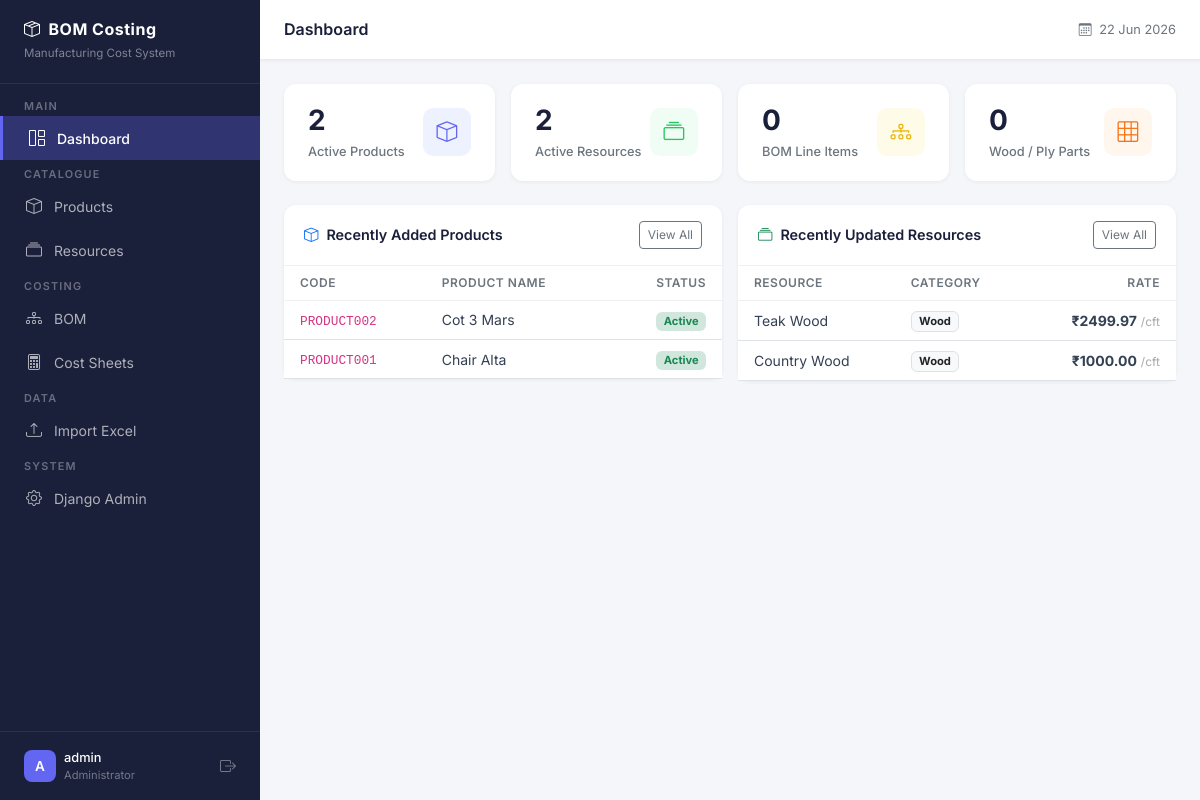
The app's page / (signed in), older data.
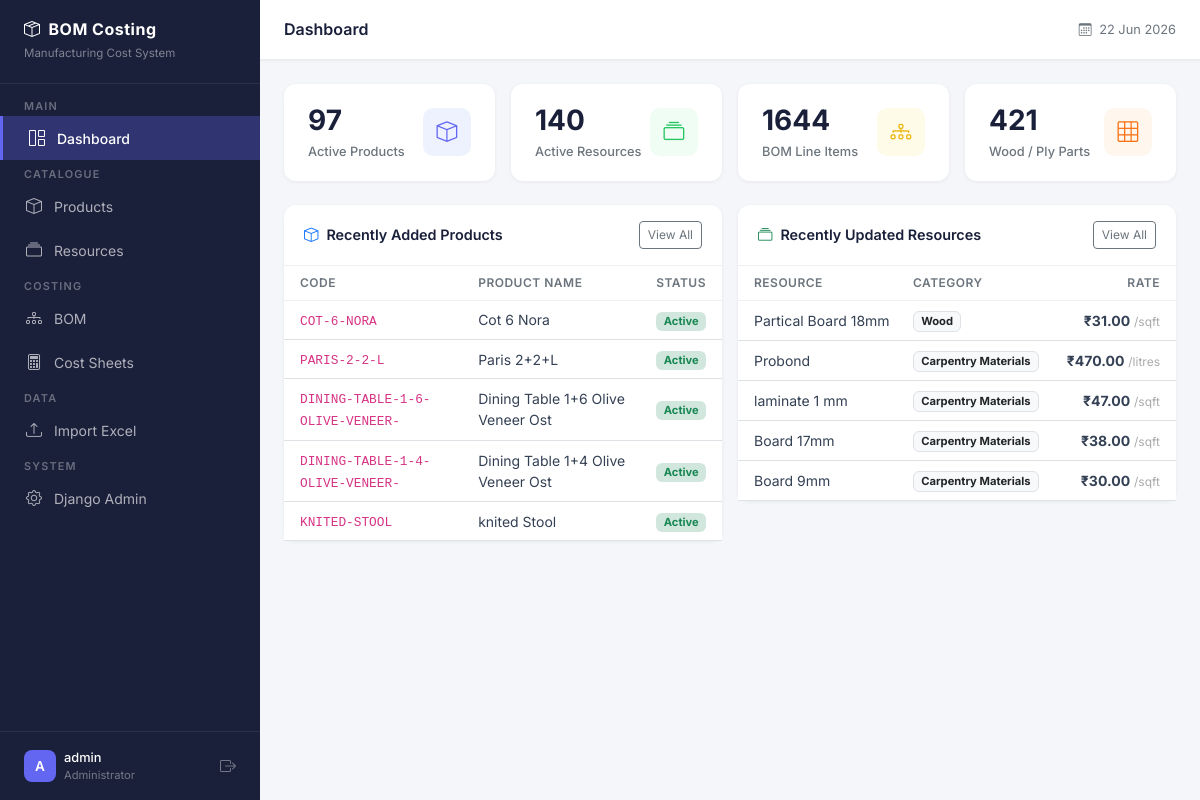
The same page, newer data.
### apps/products/models.py (models this page shows, shortened)
class Product(models.Model):
    product_name = models.CharField(
        max_length=255,
        help_text="Full name of the product e.g. 3-Door Wardrobe with Mirror"
    )
    product_code = models.CharField(
        max_length=100,
        help_text="Unique product code e.g. WRD-001. Must be unique across all non-deleted products."
    )
    active = models.BooleanField(
        default=True,
        help_text="Inactive products are hidden from main views but not deleted."
    )
    is_deleted = models.BooleanField(
        default=False,
        help_text="Soft delete flag. Deleted products are hidden everywhere but data is preserved."
    )
    created_at = models.DateTimeField(auto_now_add=True)
    updated_at = models.DateTimeField(auto_now=True)
    class Meta:
        ordering = ['product_name']
        verbose_name = "Product"
        verbose_name_plural = "Products"
    def delete(self, *args, **kwargs):
        """
        Override default delete to perform soft delete.
        Calling product.delete() will set is_deleted=True
        instead of removing the row from the database.
        """
        self.is_deleted = True
        self.save()

### apps/resources/models.py (models this page shows, shortened)
class Resource(models.Model):
    CATEGORY_CHOICES = [
        ('Wood', 'Wood'),
        ('Ply', 'Ply'),
        ('MDF', 'MDF'),
        ('Hardware', 'Hardware'),
        ('Labour', 'Labour'),
        ('Finishing', 'Finishing'),
        ('Packing', 'Packing'),
        ('Other', 'Other'),
    ]
    resource_name = models.CharField(
        max_length=255,
        help_text="Name of the resource e.g. Teak Wood, Labour, Hardware"
    )
    category = models.CharField(
        max_length=100,
        choices=CATEGORY_CHOICES,
        default='Other',
        help_text="Category this resource belongs to."
    )
    unit = models.CharField(
        max_length=50,
        help_text="Unit of measurement e.g. SFT, CFT, NOS, KG, RFT"
    )
    rate = models.DecimalField(
        max_digits=12,
        decimal_places=2,
        help_text="Current rate per unit. Changing this instantly updates all product costs."
    )
    active = models.BooleanField(
        default=True,
        help_text="Inactive resources are hidden from BOM selection but data is preserved."
    )
    created_at = models.DateTimeField(auto_now_add=True)
    updated_at = models.DateTimeField(auto_now=True)
    class Meta:
        ordering = ['category', 'resource_name']
        verbose_name = "Resource"
        verbose_name_plural = "Resources"
        unique_together = [['resource_name', 'category']]

### apps/core/views.py (the view)
# urls.py: path('', views.dashboard, name='dashboard'),
@login_required
def dashboard(request):
    total_products = Product.objects.filter(is_deleted=False).count()
    total_resources = Resource.objects.filter(active=True).count()
    total_bom_items = BOMItem.objects.count()
    total_wood_parts = WoodPart.objects.count()
    recent_resources = Resource.objects.filter(
        active=True
    ).order_by('-updated_at')[:5]
    recent_products = Product.objects.filter(
        is_deleted=False
    ).order_by('-created_at')[:5]
    context = {
        'total_products': total_products,
        'total_resources': total_resources,
        'total_bom_items': total_bom_items,
        'total_wood_parts': total_wood_parts,
        'recent_resources': recent_resources,
        'recent_products': recent_products,
        'page_title': 'Dashboard',
    }
    return render(request, 'core/dashboard.html', context)

### templates/core/dashboard.html (shortened to what the changed rows need)
{% extends "base.html" %}
{% block content %}
<div class="row g-3 mb-4">
    <div class="col-12 col-sm-6 col-xl-3">
        <div class="stat-card">
            <div class="d-flex align-items-center justify-content-between">
                <div>
                    <div class="stat-value">{{ total_products }}</div>
                    <div class="stat-label mt-1">Active Products</div>
                </div>
            </div>
        </div>
    </div>
    <div class="col-12 col-sm-6 col-xl-3">
        <div class="stat-card">
            <div class="d-flex align-items-center justify-content-between">
                <div>
                    <div class="stat-value">{{ total_resources }}</div>
                    <div class="stat-label mt-1">Active Resources</div>
                </div>
            </div>
        </div>
    </div>
    <div class="col-12 col-sm-6 col-xl-3">
        <div class="stat-card">
            <div class="d-flex align-items-center justify-content-between">
                <div>
                    <div class="stat-value">{{ total_bom_items }}</div>
                    <div class="stat-label mt-1">BOM Line Items</div>
                </div>
            </div>
        </div>
    </div>
    <div class="col-12 col-sm-6 col-xl-3">
        <div class="stat-card">
            <div class="d-flex align-items-center justify-content-between">
                <div>
                    <div class="stat-value">{{ total_wood_parts }}</div>
                    <div class="stat-label mt-1">Wood / Ply Parts</div>
                </div>
            </div>
        </div>
    </div>
</div>
<div class="row g-3">
    <div class="col-12 col-lg-6">
        <div class="content-card">
            <div class="card-body p-0">
                {% if recent_products %}
                <table class="table table-hover mb-0">
                    <thead>
                        <tr>
                            <th class="ps-3">Code</th>
                            <th>Product Name</th>
                            <th class="pe-3 text-end">Status</th>
                        </tr>
                    </thead>
                    <tbody>
                        {% for product in recent_products %}
                        <tr>
                            <td class="ps-3">
                                <code style="font-size:0.8rem;">{{ product.product_code }}</code>
                            </td>
                            <td>{{ product.product_name }}</td>
                            <td class="pe-3 text-end">
                                {% if product.active %}
                                    <span class="badge bg-success-subtle text-success"
                                          style="font-size:0.7rem;">Active</span>
                                {% else %}
                                    <span class="badge bg-secondary-subtle text-secondary"
                                          style="font-size:0.7rem;">Inactive</span>
                                {% endif %}
                            </td>
                        </tr>
                        {% endfor %}
                    </tbody>
                </table>
                {% endif %}
            </div>
        </div>
    </div>
    <div class="col-12 col-lg-6">
        <div class="content-card">
            <div class="card-body p-0">
                {% if recent_resources %}
                <table class="table table-hover mb-0">
                    <thead>
                        <tr>
                            <th class="ps-3">Resource</th>
                            <th>Category</th>
                            <th class="pe-3 text-end">Rate</th>
                        </tr>
                    </thead>
                    <tbody>
                        {% for resource in recent_resources %}
                        <tr>
                            <td class="ps-3">{{ resource.resource_name }}</td>
                            <td>
                                <span class="badge bg-light text-dark border"
                                      style="font-size:0.7rem;">
                                    {{ resource.category }}
                                </span>
                            </td>
                            <td class="pe-3 text-end">
                                <strong>₹{{ resource.rate }}</strong>
                                <span style="color:#aaa;font-size:0.75rem;">
                                    /{{ resource.unit }}
                                </span>
                            </td>
                        </tr>
                        {% endfor %}
                    </tbody>
                </table>
                {% endif %}
            </div>
        </div>
    </div>
</div>
{% endblock %}

Row changes from the older to the newer data that the page shows:
no longer on this page (row unchanged): Product: product_code "PRODUCT002", product_name "Cot 3 Mars", active "Active"
no longer on this page (row edited): Product: product_code "PRODUCT001", product_name "Chair Alta", active "Active"
no longer on this page (row edited): Resource: resource_name "Teak Wood", category "Wood", rate "2499.97", unit "cft"
no longer on this page (row unchanged): Resource: resource_name "Country Wood", category "Wood", rate "1000.00", unit "cft"
added Product: product_code "COT-6-NORA", product_name "Cot 6 Nora", active "Active"
added Product: product_code "PARIS-2-2-L", product_name "Paris 2+2+L", active "Active"
added Product: product_code "DINING-TABLE-1-6-OLIVE-VENEER-", product_name "Dining Table 1+6 Olive Veneer Ost", active "Active"
added Product: product_code "DINING-TABLE-1-4-OLIVE-VENEER-", product_name "Dining Table 1+4 Olive Veneer Ost", active "Active"
added Product: product_code "KNITED-STOOL", product_name "knited Stool", active "Active"
added Resource: resource_name "Partical Board 18mm", category "Wood", rate "31.00", unit "sqft"
added Resource: resource_name "Probond", category "Carpentry Materials", rate "470.00", unit "litres"
added Resource: resource_name "laminate 1 mm", category "Carpentry Materials", rate "47.00", unit "sqft"
added Resource: resource_name "Board 17mm", category "Carpentry Materials", rate "38.00", unit "sqft"
added Resource: resource_name "Board 9mm", category "Carpentry Materials", rate "30.00", unit "sqft"
Text that changed along with them:
{{ total_products }}: "2" → "97"
{{ total_resources }}: "2" → "140"
{{ total_bom_items }}: "0" → "1644"
{{ total_wood_parts }}: "0" → "421"
